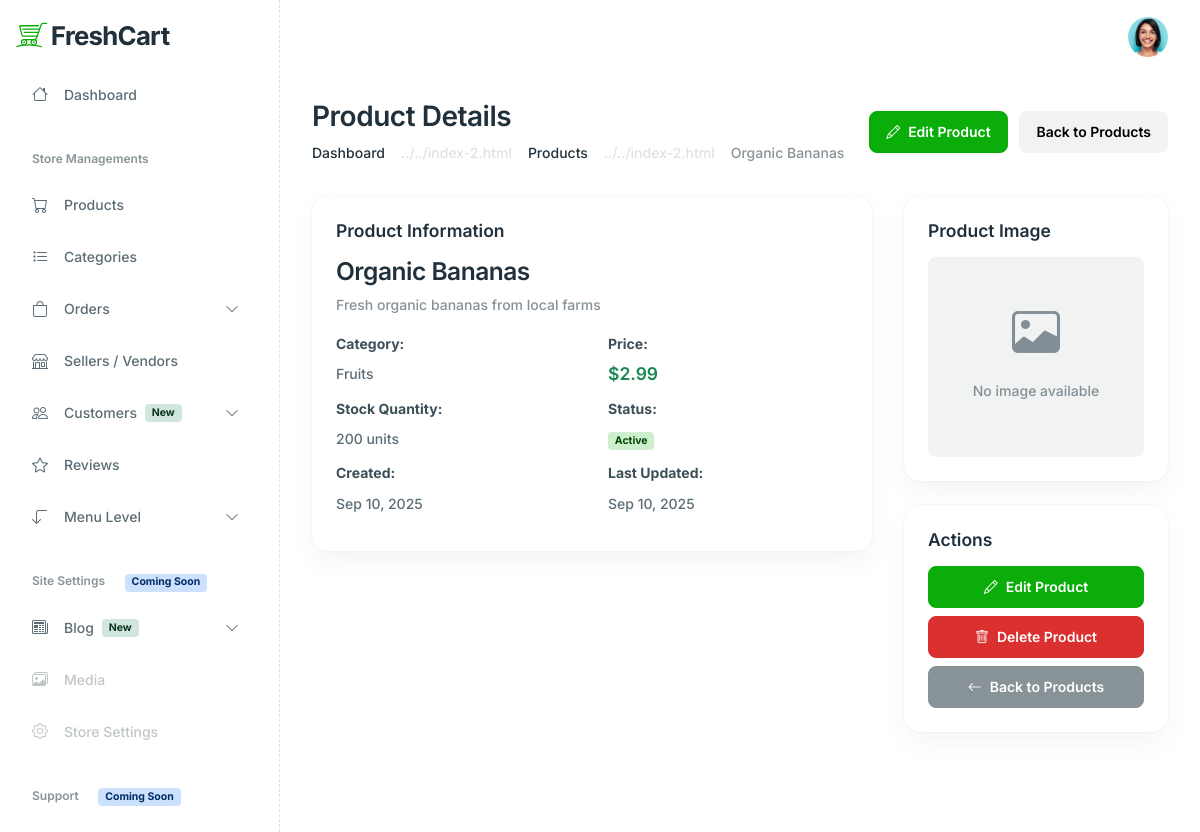
/dashboard/products/2/ (signed in), run on the app's committed database.
### admin_dashboard/models.py (models this page shows, shortened)
class Product(models.Model):
    STATUS_CHOICES = [
        ('active', 'Active'),
        ('draft', 'Draft'),
        ('deactive', 'Deactive'),
    ]
    CATEGORY_CHOICES = [
        ('Dairy, Bread & Eggs', 'Dairy, Bread & Eggs'),
        ('Snacks & Munchies', 'Snacks & Munchies'),
        ('Fruits & Vegetables', 'Fruits & Vegetables'),
        ('Bakery & Biscuits', 'Bakery & Biscuits'),
        ('Instant Food', 'Instant Food'),
        ('Tea, Coffee & Drinks', 'Tea, Coffee & Drinks'),
        ('Atta, Rice & Dal', 'Atta, Rice & Dal'),
        ('Masala, Oil & More', 'Masala, Oil & More'),
        ('Sweet Tooth', 'Sweet Tooth'),
        ('Frozen Veg', 'Frozen Veg'),
        ('Frozen Non-Veg', 'Frozen Non-Veg'),
    ]
    name = models.CharField(max_length=200)
    description = models.TextField()
    price = models.DecimalField(max_digits=10, decimal_places=2)
    category = models.CharField(max_length=100, choices=CATEGORY_CHOICES)
    stock_quantity = models.IntegerField(default=0)
    image = models.ImageField(upload_to='products/', blank=True, null=True)
    status = models.CharField(max_length=20, choices=STATUS_CHOICES, default='active')
    created_at = models.DateTimeField(auto_now_add=True)
    updated_at = models.DateTimeField(auto_now=True)
    is_active = models.BooleanField(default=True)
    @property
    def status_display(self):
        return self.get_status_display()
    @property
    def status_badge_class(self):
        status_classes = {
            'active': 'bg-light-primary text-dark-primary',
            'draft': 'bg-light-warning text-dark-warning',
            'deactive': 'bg-light-danger text-dark-danger',
        }
        return status_classes.get(self.status, 'bg-light-secondary text-dark-secondary')
    class Meta:
        ordering = ['-created_at']

### admin_dashboard/views.py (the view)
# urls.py: path('products/<int:pk>/', views.product_detail, name='product_detail'),
@login_required(login_url='/auth/login/')
def product_detail(request, pk):
    product = get_object_or_404(Product, pk=pk)
    context = {
        'product': product,
    }
    return render(request, 'dashboard/product-detail.html', context)

### templates/dashboard/product-detail.html (shortened to what this page needs)
{% extends 'dashboard/base.html' %}
{% load static %}
{% block content %}
<main class="main-content-wrapper">
    <div class="container">
        <div class="row mb-8">
            <div class="col-md-12">
                <div class="d-md-flex justify-content-between align-items-center">
                    <div>
                        <h2>Product Details</h2>
                        <nav aria-label="breadcrumb">
                            <ol class="breadcrumb mb-0">
                                <li class="breadcrumb-item"><a href="{% url 'dashboard' %}" class="text-inherit">Dashboard</a></li>
                                <li class="breadcrumb-item"><a href="{% url 'products_list' %}" class="text-inherit">Products</a></li>
                                <li class="breadcrumb-item active" aria-current="page">{{ product.name }}</li>
                            </ol>
                        </nav>
                    </div>
                    <div>
                        <a href="{% url 'edit_product' product.pk %}" class="btn btn-primary me-2">
                            <i class="bi bi-pencil me-2"></i>Edit Product
                        </a>
                        <a href="{% url 'products_list' %}" class="btn btn-light">Back to Products</a>
                    </div>
                </div>
            </div>
        </div>
        <div class="row">
            <div class="col-lg-8 col-12">
                <div class="card mb-6 card-lg">
                    <div class="card-body p-6">
                        <h4 class="mb-4 h5">Product Information</h4>
                        <div class="row">
                            <div class="col-12 mb-4">
                                <h3>{{ product.name }}</h3>
                                <p class="text-muted mb-0">{{ product.description }}</p>
                            </div>
                            <div class="col-md-6 mb-3">
                                <label class="form-label fw-bold">Category:</label>
                                <p class="mb-0">{{ product.category }}</p>
                            </div>
                            <div class="col-md-6 mb-3">
                                <label class="form-label fw-bold">Price:</label>
                                <p class="mb-0 h5 text-success">${{ product.price }}</p>
                            </div>
                            <div class="col-md-6 mb-3">
                                <label class="form-label fw-bold">Stock Quantity:</label>
                                <p class="mb-0">{{ product.stock_quantity }} units</p>
                            </div>
                            <div class="col-md-6 mb-3">
                                <label class="form-label fw-bold">Status:</label>
                                <p class="mb-0">
                                    <span class="badge {{ product.status_badge_class }}">{{ product.status_display }}</span>
                                </p>
                            </div>
                            <div class="col-md-6 mb-3">
                                <label class="form-label fw-bold">Created:</label>
                                <p class="mb-0">{{ product.created_at|date:"M d, Y" }}</p>
                            </div>
                            <div class="col-md-6 mb-3">
                                <label class="form-label fw-bold">Last Updated:</label>
                                <p class="mb-0">{{ product.updated_at|date:"M d, Y" }}</p>
                            </div>
                        </div>
                    </div>
                </div>
            </div>
            <div class="col-lg-4 col-12">
                <div class="card mb-6 card-lg">
                    <div class="card-body p-6">
                        <h4 class="mb-4 h5">Product Image</h4>
                        {% if product.image %}
                            <img src="{{ product.image.url }}" alt="{{ product.name }}" class="img-fluid rounded">
                        {% else %}
                            <div class="bg-light rounded d-flex align-items-center justify-content-center" style="height: 200px;">
                                <div class="text-center">
                                    <i class="bi bi-image text-muted" style="font-size: 3rem;"></i>
                                    <p class="text-muted mt-2">No image available</p>
                                </div>
                            </div>
                        {% endif %}
                    </div>
                </div>
                <div class="card card-lg">
                    <div class="card-body p-6">
                        <h4 class="mb-4 h5">Actions</h4>
                        <div class="d-grid gap-2">
                            <a href="{% url 'edit_product' product.pk %}" class="btn btn-primary">
                                <i class="bi bi-pencil me-2"></i>Edit Product
                            </a>
                            <a href="{% url 'delete_product' product.pk %}" class="btn btn-danger" onclick="return confirm('Are you sure you want to delete this product?')">
                                <i class="bi bi-trash me-2"></i>Delete Product
                            </a>
                            <a href="{% url 'products_list' %}" class="btn btn-secondary">
                                <i class="bi bi-arrow-left me-2"></i>Back to Products
                            </a>
                        </div>
                    </div>
                </div>
            </div>
        </div>
    </div>
</main>
{% endblock %}

### data on the page
Product: name "Organic Bananas", description "Fresh organic bananas from local farms", category "Fruits", price "2.99", stock_quantity "200", status_display "Active", created_at "Sep 10, 2025", updated_at "Sep 10, 2025"
